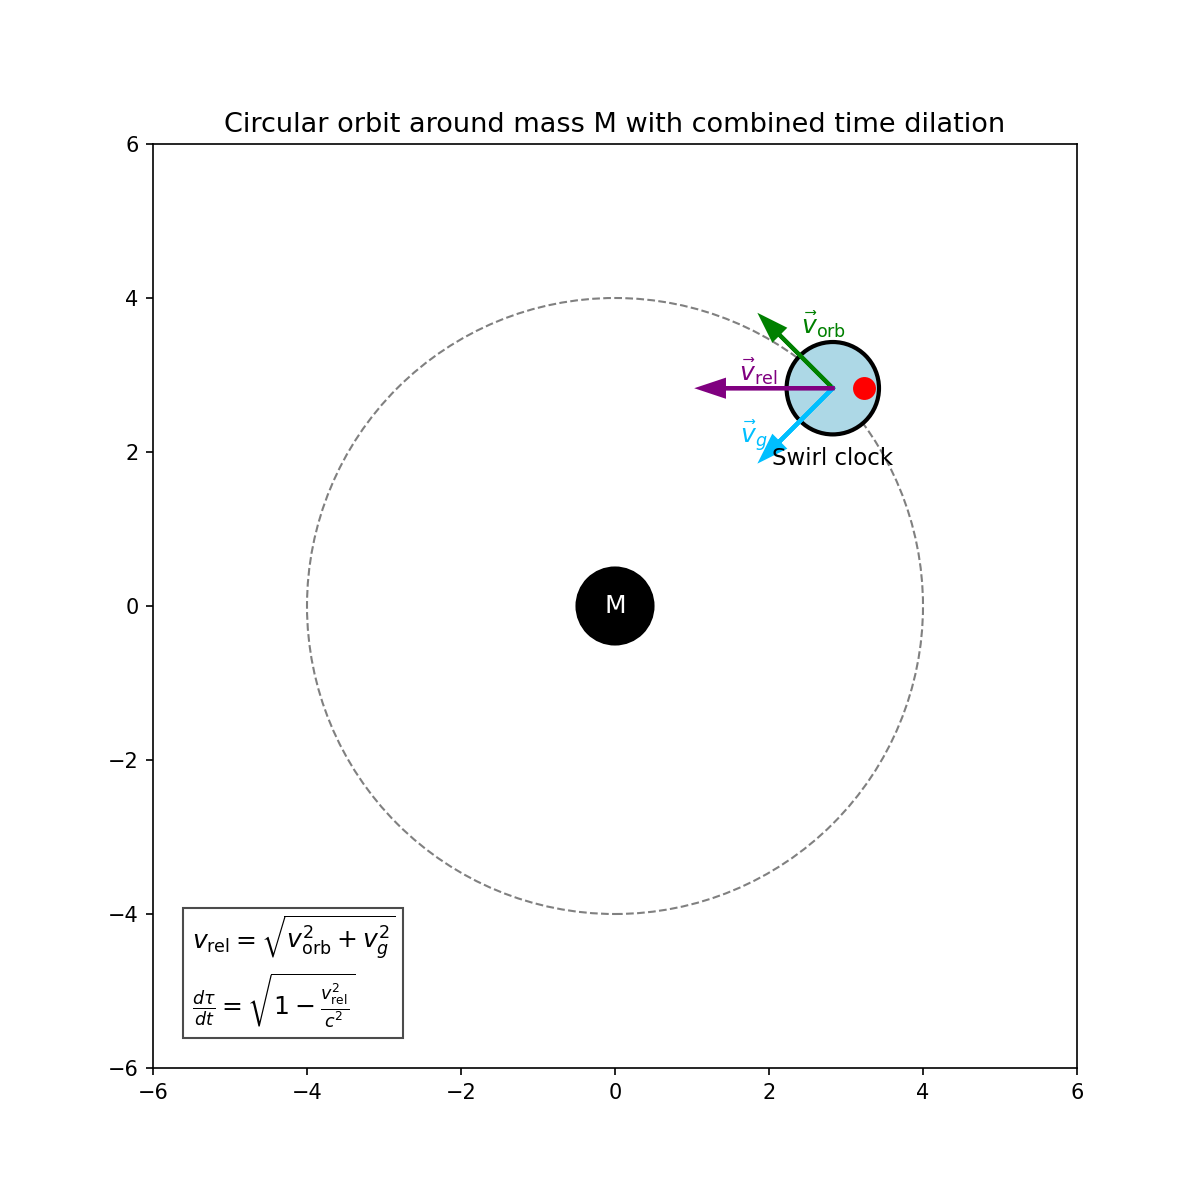

Recreate this plot in Python.
import matplotlib
matplotlib.use('TkAgg')  # Ensure it uses Tkinter backend
import numpy as np
import matplotlib.pyplot as plt

fig, ax = plt.subplots(figsize=(8, 8))
ax.set_aspect('equal')
ax.set_xlim(-6, 6)
ax.set_ylim(-6, 6)
ax.set_title("Cirkelvormige baan rond massa M met gecombineerde tijdsdilatatie", fontsize=13)

# Draw central mass
mass_radius = 0.5
mass = plt.Circle((0, 0), mass_radius, color='black')
ax.add_patch(mass)
ax.text(0, 0, 'M', color='white', fontsize=12, ha='center', va='center')

# Orbital path
orbital_radius = 4
orbit = plt.Circle((0, 0), orbital_radius, color='gray', linestyle='--', fill=False)
ax.add_patch(orbit)

# Vortex position
angle = np.pi / 4
vx = orbital_radius * np.cos(angle)
vy = orbital_radius * np.sin(angle)
vortex = plt.Circle((vx, vy), 0.6, color='lightblue', ec='black', linewidth=2)
ax.add_patch(vortex)
ax.plot(vx + 0.4, vy, 'ro', markersize=10)
ax.text(vx, vy - 1, 'Wervelklok', ha='center', fontsize=11)

# Velocity vectors
# Tangential velocity (vorb)
vt_x = -np.sin(angle)
vt_y = np.cos(angle)
ax.arrow(vx, vy, vt_x, vt_y, head_width=0.2, head_length=0.3,
         fc='green', ec='green', linewidth=2)
ax.text(vx + vt_x + 0.3, vy + vt_y, r'$\vec{v}_{\mathrm{orb}}$', color='green', fontsize=12)

# Radial æther inflow (vg)
vg_x = -np.cos(angle)
vg_y = -np.sin(angle)
ax.arrow(vx, vy, vg_x, vg_y, head_width=0.2, head_length=0.3,
         fc='deepskyblue', ec='deepskyblue', linewidth=2)
ax.text(vx + vg_x - 0.5, vy + vg_y, r'$\vec{v}_g$', color='deepskyblue', fontsize=12)

# Relative velocity (vrel) vector (hypotenuse)
vrel_x = vt_x + vg_x
vrel_y = vt_y + vg_y
ax.arrow(vx, vy, vrel_x, vrel_y, head_width=0.2, head_length=0.3,
         fc='purple', ec='purple', linewidth=2)
ax.text(vx + vrel_x + 0.2, vy + vrel_y + 0.1, r'$\vec{v}_{\mathrm{rel}}$', color='purple', fontsize=12)

# Formula box
formula = r"$v_{\mathrm{rel}} = \sqrt{v_{\mathrm{orb}}^2 + v_g^2}$" + "\n" + \
          r"$\frac{d\tau}{dt} = \sqrt{1 - \frac{v_{\mathrm{rel}}^2}{c^2}}$"
ax.text(-5.5, -4, formula, fontsize=12, ha='left', va='top', bbox=dict(facecolor='white', alpha=0.7))

import os
script_name = os.path.splitext(os.path.basename(__file__))[0]
filename = f"{script_name}_nl.png"
plt.savefig(filename, dpi=150)  # Save image with high resolution
plt.show()


fig, ax = plt.subplots(figsize=(8, 8))
ax.set_aspect('equal')
ax.set_xlim(-6, 6)
ax.set_ylim(-6, 6)
ax.set_title("Circular orbit around mass M with combined time dilation", fontsize=13)

# Draw central mass
mass_radius = 0.5
mass = plt.Circle((0, 0), mass_radius, color='black')
ax.add_patch(mass)
ax.text(0, 0, 'M', color='white', fontsize=12, ha='center', va='center')

# Orbital path
orbital_radius = 4
orbit = plt.Circle((0, 0), orbital_radius, color='gray', linestyle='--', fill=False)
ax.add_patch(orbit)

# Vortex position
angle = np.pi / 4
vx = orbital_radius * np.cos(angle)
vy = orbital_radius * np.sin(angle)
vortex = plt.Circle((vx, vy), 0.6, color='lightblue', ec='black', linewidth=2)
ax.add_patch(vortex)
ax.plot(vx + 0.4, vy, 'ro', markersize=10)
ax.text(vx, vy - 1, 'Swirl clock', ha='center', fontsize=11)

# Velocity vectors
# Tangential velocity (vorb)
vt_x = -np.sin(angle)
vt_y = np.cos(angle)
ax.arrow(vx, vy, vt_x, vt_y, head_width=0.2, head_length=0.3,
         fc='green', ec='green', linewidth=2)
ax.text(vx + vt_x + 0.3, vy + vt_y, r'$\vec{v}_{\mathrm{orb}}$', color='green', fontsize=12)

# Radial æther inflow (vg)
vg_x = -np.cos(angle)
vg_y = -np.sin(angle)
ax.arrow(vx, vy, vg_x, vg_y, head_width=0.2, head_length=0.3,
         fc='deepskyblue', ec='deepskyblue', linewidth=2)
ax.text(vx + vg_x - 0.5, vy + vg_y, r'$\vec{v}_g$', color='deepskyblue', fontsize=12)

# Relative velocity (vrel) vector (hypotenuse)
vrel_x = vt_x + vg_x
vrel_y = vt_y + vg_y
ax.arrow(vx, vy, vrel_x, vrel_y, head_width=0.2, head_length=0.3,
         fc='purple', ec='purple', linewidth=2)
ax.text(vx + vrel_x + 0.2, vy + vrel_y + 0.1, r'$\vec{v}_{\mathrm{rel}}$', color='purple', fontsize=12)

# Formula box
formula = r"$v_{\mathrm{rel}} = \sqrt{v_{\mathrm{orb}}^2 + v_g^2}$" + "\n" + \
          r"$\frac{d\tau}{dt} = \sqrt{1 - \frac{v_{\mathrm{rel}}^2}{c^2}}$"
ax.text(-5.5, -4, formula, fontsize=12, ha='left', va='top', bbox=dict(facecolor='white', alpha=0.7))

import os
script_name = os.path.splitext(os.path.basename(__file__))[0]
filename = f"{script_name}.png"
plt.savefig(filename, dpi=150)  # Save image with high resolution
plt.show()
